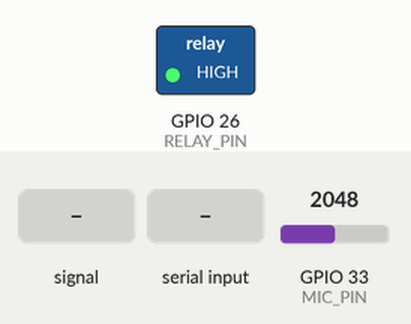
The sketch below on a simulated ESP32. Shown: switched loads named in the sketch (green lamp = pin HIGH). The test bench sets the inputs (shaded band); at power-on: GPIO 33 (MIC_PIN) = 2048 (analog values on the 0–4095 scale). WiFi joins after 1.5 s; servers stay silent unless stated; uploads are accepted with an empty reply; what the sketch prints to the serial monitor is not drawn.

Above: at 3.2 s.
3.3 s: GPIO 33 (MIC_PIN) fed a 200 Hz sine of ±1023 counts around its level
5.0 s: "relay on\n" received over Serial
At 6.2 s:
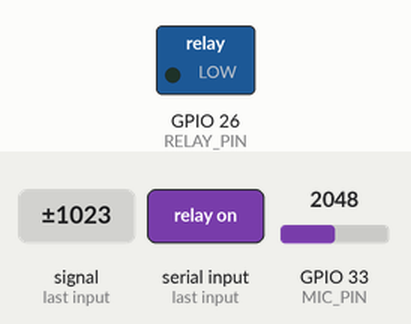
6.5 s: "on\n" received over Serial
8.1 s: "turn on\n" received over Serial
Timing chart, 0 to 10.6 s (numbered marks = the images above; inputs shaded):
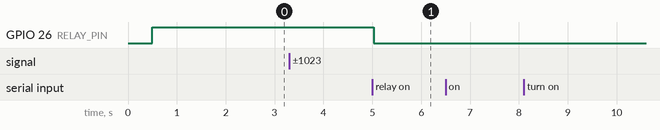

Measured:
- after the input at 3.3 s, every drawn part: stays the same
- after the input at 5.0 s, GPIO 26 (RELAY_PIN): HIGH → LOW at once
- after the input at 6.5 s, every drawn part: stays the same
- after the input at 8.1 s, every drawn part: stays the same

The sketch:

AiPECO_Voice.ino
```cpp
/*
 * =====================================================
 * AiPECO_Voice.ino  —  Voice and Text Command Handler
 * =====================================================
 * HOW TO USE THIS FILE:
 * 1. Create a folder called "AiPECO_Voice" inside aipeco/esp32/
 * 2. Create a new file called "AiPECO_Voice.ino" inside it
 * 3. Copy everything below this comment into that file
 * =====================================================
 *
 * WHAT THIS DOES:
 *   Implements FR-12 and FR-13 from your SRS:
 *   FR-12: Voice commands via microphone module
 *   FR-13: Text commands via Serial Monitor or dashboard
 *
 * WIRING:
 *   Microphone (MAX9814 or KY-037):
 *     VCC  -> 3.3V
 *     GND  -> GND
 *     OUT  -> GPIO 33
 *
 *   Relay:
 *     VCC  -> 5V
 *     GND  -> GND
 *     IN   -> GPIO 26
 * =====================================================
 */

#include <WiFi.h>
#include <HTTPClient.h>
#include <ArduinoJson.h>

// =====================================================
// SETTINGS - EDIT THESE
// =====================================================

const char* WIFI_SSID         = "YOUR_WIFI_SSID";      // <- change this
const char* WIFI_PASSWORD     = "YOUR_WIFI_PASSWORD";   // <- change this
const char* FLASK_SERVER_IP   = "192.168.1.100";        // <- change this
const char* FLASK_SERVER_PORT = "5000";
const char* DEVICE_ID         = "ESP32_AiPECO_01";

// Pins
#define MIC_PIN         33    // Microphone analog output -> GPIO 33 (ADC1)
#define RELAY_PIN       26    // Relay IN pin
#define RELAY_ON        LOW   // Active LOW relay
#define RELAY_OFF       HIGH

// Microphone threshold
// 0-4095 range. Increase if triggering on background noise.
// Decrease if not detecting your voice.
#define MIC_THRESHOLD   2500

// How many samples to check mic level
#define MIC_SAMPLES     50

// Minimum milliseconds between two triggers (avoids rapid repeated firing)
#define TRIGGER_COOLDOWN_MS  3000


// =====================================================
// GLOBAL STATE
// =====================================================

bool relay_state = false;
unsigned long lastTriggerTime = 0;


// =====================================================
// SETUP
// =====================================================

void setup() {
  Serial.begin(115200);
  delay(500);

  pinMode(RELAY_PIN, OUTPUT);
  digitalWrite(RELAY_PIN, RELAY_OFF);

  analogReadResolution(12);
  analogSetAttenuation(ADC_11db);

  Serial.println("AiPECO Voice and Text Command Handler");
  Serial.println("Available commands (type in Serial Monitor):");
  Serial.println("  relay on   -> turns relay ON");
  Serial.println("  relay off  -> turns relay OFF");
  Serial.println("  status     -> prints current state");
  Serial.println("  ping       -> replies pong");

  // Connect WiFi
  WiFi.begin(WIFI_SSID, WIFI_PASSWORD);
  Serial.print("Connecting to WiFi");
  while (WiFi.status() != WL_CONNECTED) {
    delay(500);
    Serial.print(".");
  }
  Serial.println("\nConnected! IP: " + WiFi.localIP().toString());
}


// =====================================================
// MAIN LOOP
// =====================================================

void loop() {
  // Handle typed commands from Serial Monitor
  handleSerialCommands();

  // Handle microphone voice trigger
  handleVoiceTrigger();

  delay(50);
}


// =====================================================
// METHOD A: SERIAL TEXT COMMANDS
// =====================================================

void handleSerialCommands() {
  if (!Serial.available()) return;

  String cmd = Serial.readStringUntil('\n');
  cmd.trim();
  cmd.toLowerCase();

  if (cmd.length() == 0) return;

  Serial.println("Command received: " + cmd);

  if (cmd == "relay on" || cmd == "on" || cmd == "turn on") {
    setRelay(true);
    sendCommandResult("relay", "on", true);
  }
  else if (cmd == "relay off" || cmd == "off" || cmd == "turn off") {
    setRelay(false);
    sendCommandResult("relay", "off", true);
  }
  else if (cmd == "status") {
    Serial.println("Relay: " + String(relay_state ? "ON" : "OFF"));
    Serial.println("WiFi: " + String(WiFi.status() == WL_CONNECTED ? "Connected" : "Disconnected"));
    Serial.println("RSSI: " + String(WiFi.RSSI()) + " dBm");
  }
  else if (cmd == "ping") {
    Serial.println("pong");
  }
  else {
    Serial.println("Unknown command. Try: relay on, relay off, status");
  }
}


// =====================================================
// METHOD B: MICROPHONE VOICE TRIGGER
// =====================================================

void handleVoiceTrigger() {
  unsigned long now = millis();

  // Respect cooldown between triggers
  if (now - lastTriggerTime < TRIGGER_COOLDOWN_MS) return;

  // Sample microphone and find peak level
  int peak = 0;
  for (int i = 0; i < MIC_SAMPLES; i++) {
    int sample = analogRead(MIC_PIN);
    if (sample > peak) peak = sample;
    delayMicroseconds(500);
  }

  // If loud sound detected, send trigger to Flask
  if (peak > MIC_THRESHOLD) {
    lastTriggerTime = now;
    Serial.println("Voice trigger detected! Peak level: " + String(peak));

    String response = sendVoiceTrigger(peak);

    if (response.length() > 0) {
      processServerResponse(response);
    }
  }
}


// =====================================================
// SEND VOICE TRIGGER TO FLASK
// =====================================================

String sendVoiceTrigger(int audio_level) {
  if (WiFi.status() != WL_CONNECTED) return "";

  HTTPClient http;
  String url = "http://";
  url += FLASK_SERVER_IP;
  url += ":";
  url += FLASK_SERVER_PORT;
  url += "/api/voice_trigger";

  http.begin(url);
  http.addHeader("Content-Type", "application/json");
  http.setTimeout(3000);

  StaticJsonDocument<128> doc;
  doc["device_id"]   = DEVICE_ID;
  doc["audio_peak"]  = audio_level;
  doc["relay_state"] = relay_state;

  String body;
  serializeJson(doc, body);

  int code = http.POST(body);
  String response = "";

  if (code == 200) {
    response = http.getString();
    Serial.println("Server response: " + response);
  } else {
    Serial.println("Voice trigger failed. HTTP: " + String(code));
  }

  http.end();
  return response;
}


// =====================================================
// SEND COMMAND RESULT TO FLASK
// =====================================================

void sendCommandResult(const char* cmd_type, const char* cmd_value, bool success) {
  if (WiFi.status() != WL_CONNECTED) return;

  HTTPClient http;
  String url = "http://";
  url += FLASK_SERVER_IP;
  url += ":";
  url += FLASK_SERVER_PORT;
  url += "/api/command_result";

  http.begin(url);
  http.addHeader("Content-Type", "application/json");

  StaticJsonDocument<256> doc;
  doc["device_id"]     = DEVICE_ID;
  doc["command_type"]  = cmd_type;
  doc["command_value"] = cmd_value;
  doc["success"]       = success;
  doc["relay_state"]   = relay_state;

  String body;
  serializeJson(doc, body);
  http.POST(body);
  http.end();
}


// =====================================================
// PROCESS SERVER RESPONSE
// =====================================================

void processServerResponse(String json_response) {
  StaticJsonDocument<128> doc;
  DeserializationError err = deserializeJson(doc, json_response);

  if (err) {
    Serial.println("JSON parse error: " + String(err.c_str()));
    return;
  }

  const char* action = doc["action"];
  Serial.println("Action from server: " + String(action));

  if (strcmp(action, "relay_on") == 0) {
    setRelay(true);
  } else if (strcmp(action, "relay_off") == 0) {
    setRelay(false);
  } else if (strcmp(action, "toggle") == 0) {
    setRelay(!relay_state);
  } else {
    Serial.println("Unknown action from server");
  }
}


// =====================================================
// RELAY CONTROL
// =====================================================

void setRelay(bool turn_on) {
  if (turn_on) {
    digitalWrite(RELAY_PIN, RELAY_ON);
    relay_state = true;
    Serial.println("Relay -> ON");
  } else {
    digitalWrite(RELAY_PIN, RELAY_OFF);
    relay_state = false;
    Serial.println("Relay -> OFF");
  }
}
```
